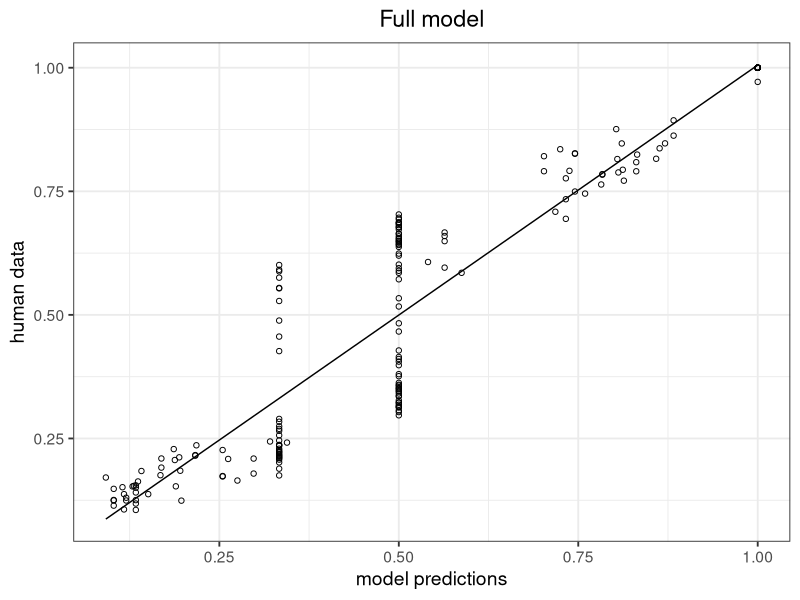
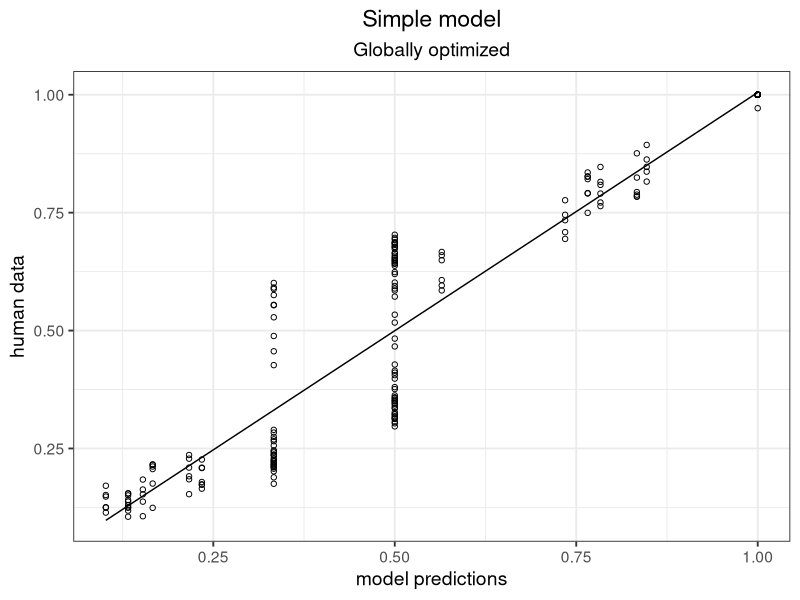
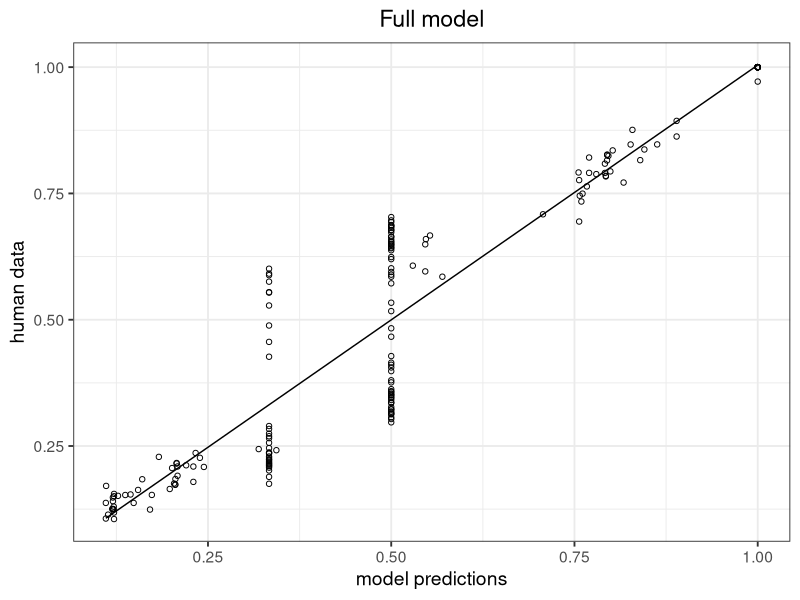
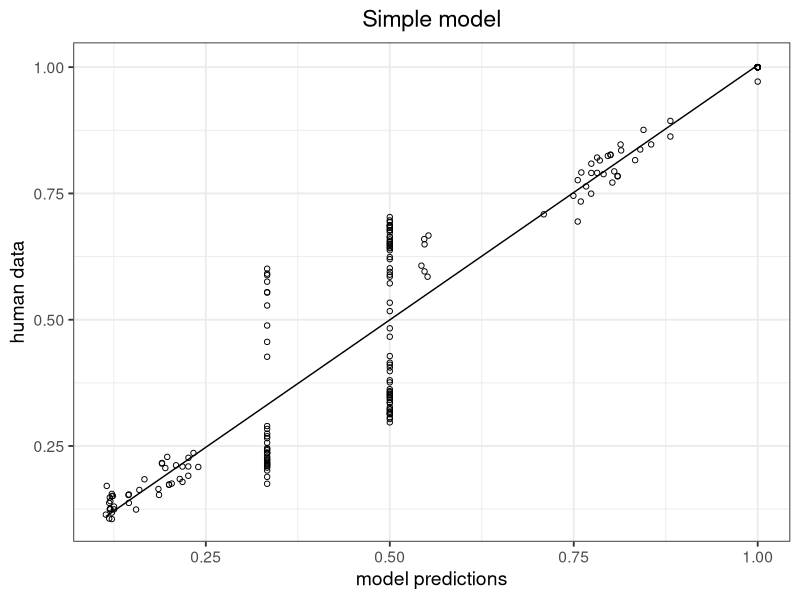
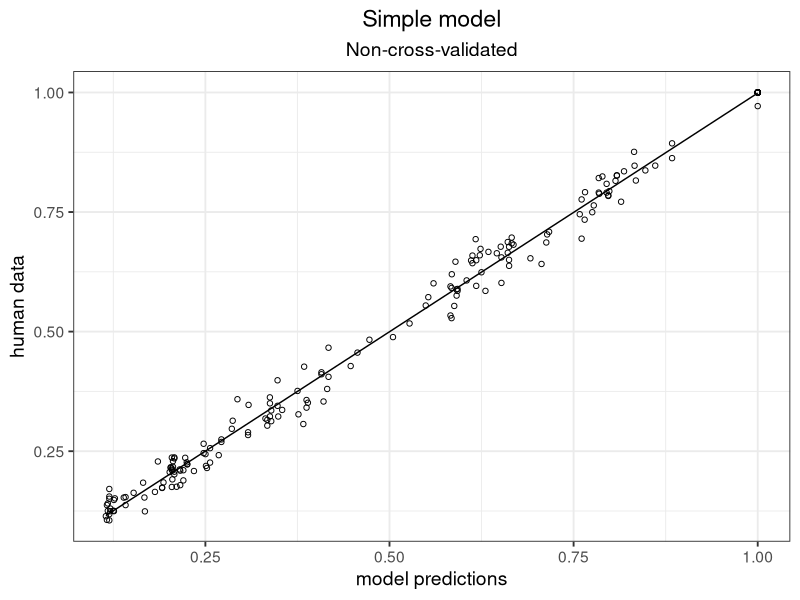
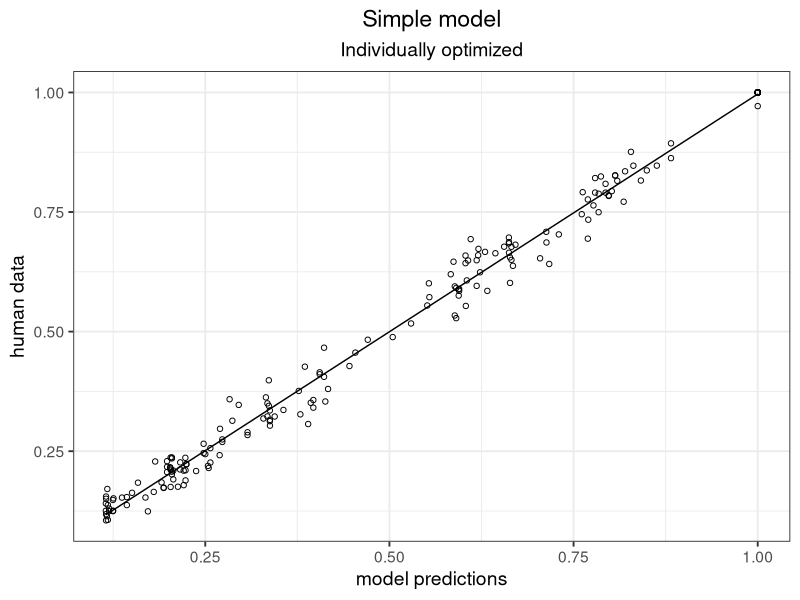
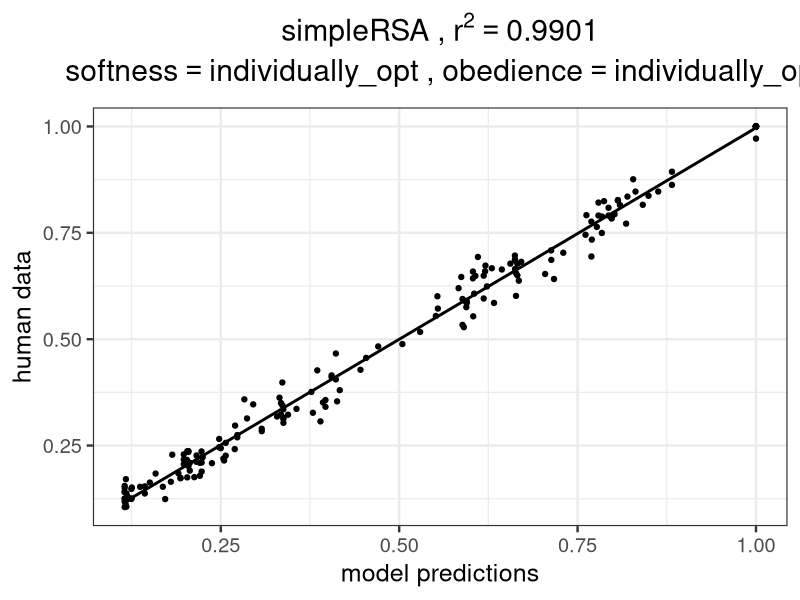
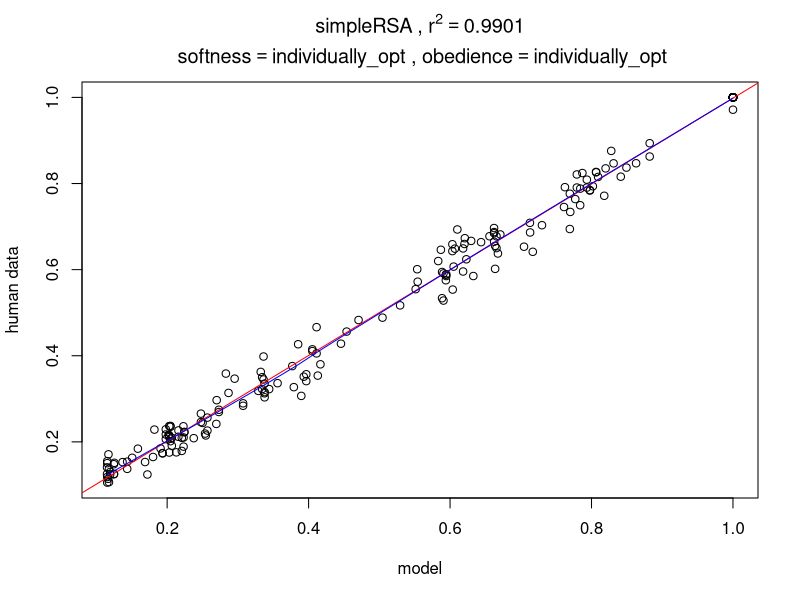

R code for these plots, in order:
library("dplyr")
library("ggplot2")

################################################## X 4 Prior inference ##################################

# Import full csv table

setwd("~/Documents/GitHub/prior_inference/RSA_2019_08/X4_Plots")
full <- read.csv("for_scatterplots_updated.csv")
head(full)

## See what models we have ##

stats <- full %>%
    group_by(softness,obedience, alpha, cross_validated,type, Nr) %>%
    summarise(n_occur = n())
ordered <- stats[order(stats$Nr),] # Sort the summary table
print.data.frame(ordered)

##########################################################################################################

# Subset data for plotting. Fill in the template

# plotData <- subset(full, softness ==  & obedience ==  & cross_validated == " " & type == "") # for simple models
# plotData <- subset(full, softness ==  & obedience ==  & alpha == & cross_validated == " " & type == "") # for full models

# Softness, obedience, and alpha are numeric
# Cross_validated can be "yes" or "no"
# Type can be "simpleRSA" or "fullRSA"
# Nr is model number in the order they are listed in the scatterplot file. 

##########################################################################################################

### Subsets for figures in the paper. Pick one plotData subset, then run the define variables part
### Then generate the plot either with ggplot or a simple plot

## Figure \label{simple-full}

# for m23
plotData <- subset(full, softness == "globally_opt" & obedience == 0 & 
                          cross_validated == "no" & type == "fullRSA" & alpha == 1) 

r2 <- round((summary(lm(plotData$model~plotData$workerData))$r.squared), digits = 4)
softness <- unique(as.character(plotData$softness))
obedience <- unique(as.character(plotData$obedience))
type <- unique(as.character(plotData$type))
nr <- plotData$Nr[1]


figure <- ggplot(plotData, aes(x = model, y = workerData)) +
  geom_point(shape = 1) +
  stat_smooth(method = "lm",
              col = "black",
              se = FALSE,
              size = .5) +
  theme_bw(base_size = 14) +
  labs(title = "Full model")+
#  labs(title = bquote(atop
 #                     (.(type) ~"," ~ r^2 == .(r2),
 #                       ~ "softness" == .(softness) ~ "," ~ "obedience" == .(obedience)
 #                     )))+
  ylab("human data")+
  xlab("model predictions") +
  theme(plot.title = element_text(hjust = 0.5))
print(figure)
ggsave(figure, height = 3, width = 3, units = "in", filename = paste("m", nr,".pdf", sep=""))

model <- lm(formula = plotData$model~plotData$workerData)
summary(model)
confint(model)


# for m13
plotData <- subset(full, softness == "globally_opt" & obedience == 0 & 
                     cross_validated == "no" & type == "simpleRSA") 

model <- lm(formula = plotData$model~plotData$workerData)
summary(model)
confint(model)

r2 <- round((summary(lm(plotData$model~plotData$workerData))$r.squared), digits = 4)
softness <- unique(as.character(plotData$softness))
obedience <- unique(as.character(plotData$obedience))
type <- unique(as.character(plotData$type))
nr <- plotData$Nr[1]


figure <- ggplot(plotData, aes(x = model, y = workerData)) +
  geom_point(shape = 1) +
  stat_smooth(method = "lm",
              col = "black",
              se = FALSE,
              size = .5) +
  theme_bw(base_size = 14) +
  labs(title = "Simple model", subtitle = "Globally optimized")+
  #  labs(title = bquote(atop
  #                     (.(type) ~"," ~ r^2 == .(r2),
  #                       ~ "softness" == .(softness) ~ "," ~ "obedience" == .(obedience)
  #                     )))+
  ylab("human data")+
  xlab("model predictions") +
  theme(plot.title = element_text(hjust = 0.5), plot.subtitle = element_text(hjust = 0.5))
print(figure)
ggsave(figure, height = 3, width = 3, units = "in", filename = paste("m", nr,".pdf", sep=""))



#plotData <- subset(full, softness == "individually_opt" & obedience == 0.1 & cross_validated == "yes" & type == "simpleRSA") # for m9

####### Figure \label{simple-full-individual}
# for m16
plotData <- subset(full, softness == "individually_opt" & obedience == 0 & 
                                            cross_validated == "no" & type == "fullRSA" & 
                                             alpha == "individually_opt") 
model <- lm(formula = plotData$model~plotData$workerData)
summary(model)
confint(model)

r2 <- round((summary(lm(plotData$model~plotData$workerData))$r.squared), digits = 4)
softness <- unique(as.character(plotData$softness))
obedience <- unique(as.character(plotData$obedience))
type <- unique(as.character(plotData$type))
nr <- plotData$Nr[1]


figure <- ggplot(plotData, aes(x = model, y = workerData)) +
  geom_point(shape = 1) +
  stat_smooth(method = "lm",
              col = "black",
              se = FALSE,
              size = .5) +
  theme_bw(base_size = 14) +
  labs(title = "Full model")+
  #  labs(title = bquote(atop
  #                     (.(type) ~"," ~ r^2 == .(r2),
  #                       ~ "softness" == .(softness) ~ "," ~ "obedience" == .(obedience)
  #                     )))+
  ylab("human data")+
  xlab("model predictions") +
  theme(plot.title = element_text(hjust = 0.5))
print(figure)
ggsave(figure, height = 3, width = 3, units = "in", filename = paste("m", nr,".pdf", sep=""))


# for m3                    
plotData <- subset(full, softness == "individually_opt" & obedience == 0 & 
                     cross_validated == "no" & type == "simpleRSA") 

model <- lm(formula = plotData$model~plotData$workerData)
summary(model)
confint(model)

r2 <- round((summary(lm(plotData$model~plotData$workerData))$r.squared), digits = 4)
softness <- unique(as.character(plotData$softness))
obedience <- unique(as.character(plotData$obedience))
type <- unique(as.character(plotData$type))
nr <- plotData$Nr[1]


figure <- ggplot(plotData, aes(x = model, y = workerData)) +
  geom_point(shape = 1) +
  stat_smooth(method = "lm",
              col = "black",
              se = FALSE,
              size = 0.5) +
  theme_bw(base_size = 14) +
  labs(title = "Simple model")+
  #  labs(title = bquote(atop
  #                     (.(type) ~"," ~ r^2 == .(r2),
  #                       ~ "softness" == .(softness) ~ "," ~ "obedience" == .(obedience)
  #                     )))+
  ylab("human data")+
  xlab("model predictions") +
  theme(plot.title = element_text(hjust = 0.5))
print(figure)
ggsave(figure, height = 3, width = 3, units = "in", filename = paste("m", nr,".pdf", sep=""))



########## Figure \label{cross-validation} ##########
# for m5

plotData <- subset(full, softness == "individually_opt" & obedience == "individually_opt" & 
                                             cross_validated == "no" & type == "simpleRSA") 

model <- lm(formula = plotData$model~plotData$workerData)
summary(model)
confint(model)

r2 <- round((summary(lm(plotData$model~plotData$workerData))$r.squared), digits = 4)
softness <- unique(as.character(plotData$softness))
obedience <- unique(as.character(plotData$obedience))
type <- unique(as.character(plotData$type))
nr <- plotData$Nr[1]


figure <- ggplot(plotData, aes(x = model, y = workerData)) +
  geom_point(shape = 1) +
  stat_smooth(method = "lm",
              col = "black",
              se = FALSE,
              size = .5) +
  theme_bw(base_size = 14) +
  labs(title = "Simple model", subtitle = "Non-cross-validated")+
  #  labs(title = bquote(atop
  #                     (.(type) ~"," ~ r^2 == .(r2),
  #                       ~ "softness" == .(softness) ~ "," ~ "obedience" == .(obedience)
  #                     )))+
  ylab("human data")+
  xlab("model predictions") +
  theme(plot.title = element_text(hjust = 0.5), plot.subtitle = element_text(hjust = 0.5))
print(figure)
ggsave(figure, height = 3, width = 3, units = "in", filename = paste("m", nr,".pdf", sep=""))



# for m8
plotData <- subset(full, softness == "individually_opt" & obedience == "individually_opt" & 
                    cross_validated == "yes" & type == "simpleRSA") 

model <- lm(formula = plotData$model~plotData$workerData)
summary(model)
confint(model)

r2 <- round((summary(lm(plotData$model~plotData$workerData))$r.squared), digits = 4)
softness <- unique(as.character(plotData$softness))
obedience <- unique(as.character(plotData$obedience))
type <- unique(as.character(plotData$type))
nr <- plotData$Nr[1]


figure <- ggplot(plotData, aes(x = model, y = workerData)) +
  geom_point(shape = 1) +
  stat_smooth(method = "lm",
              col = "black",
              se = FALSE,
              size = .5) +
  theme_bw(base_size = 14) +
  labs(title = "Simple model", subtitle = "Individually optimized")+
  #  labs(title = bquote(atop
  #                     (.(type) ~"," ~ r^2 == .(r2),
  #                       ~ "softness" == .(softness) ~ "," ~ "obedience" == .(obedience)
  #                     )))+
  ylab("human data")+
  xlab("model predictions") +
  theme(plot.title = element_text(hjust = 0.5), plot.subtitle = element_text(hjust = 0.5))
print(figure)
ggsave(figure, height = 3, width = 3, units = "in", filename = paste("m", nr,".pdf", sep=""))

#### Old code below #####


# Define variables to pass to plot title and ggsave

r2 <- round((summary(lm(plotData$model~plotData$workerData))$r.squared), digits = 4)
softness <- unique(as.character(plotData$softness))
obedience <- unique(as.character(plotData$obedience))
type <- unique(as.character(plotData$type))
nr <- plotData$Nr[1]

## Scatterplot with ggplot2 ##
# Contains a title with parameter values for now ##

figure <- ggplot(plotData, aes(x = model, y = workerData)) +
  geom_point() +
  stat_smooth(method = "lm",
              col = "black",
              se = FALSE,
              size = 1) +
  theme_bw(base_size = 18) +
  labs(title = bquote(atop
                     (.(type) ~"," ~ r^2 == .(r2),
                       ~ "softness" == .(softness) ~ "," ~ "obedience" == .(obedience)
                     )))+
  ylab("human data")+
  xlab("model predictions") +
  theme(plot.title = element_text(hjust = 0.5))
print(figure)
ggsave(figure, filename = paste("m", nr,".pdf", sep=""))


## Simple plot works a little faster to look up r2 values ##

model <- lm(formula = plotData$model~plotData$workerData)
summary(model)
confint(model)

plot(plotData$model, plotData$workerData, xlab = "model", ylab = "human data")
abline(lm(formula = plotData$model~plotData$workerData), col="red") # regression line (y~x)
lines(lowess(plotData$model,plotData$workerData), col="blue") # lowess line (x,y)

title(main = bquote(atop
      (.(type) ~"," ~ r^2 == .(r2),
        ~ "softness" == .(softness) ~ "," ~ "obedience" == .(obedience)
        )))

#########################################################################################################
